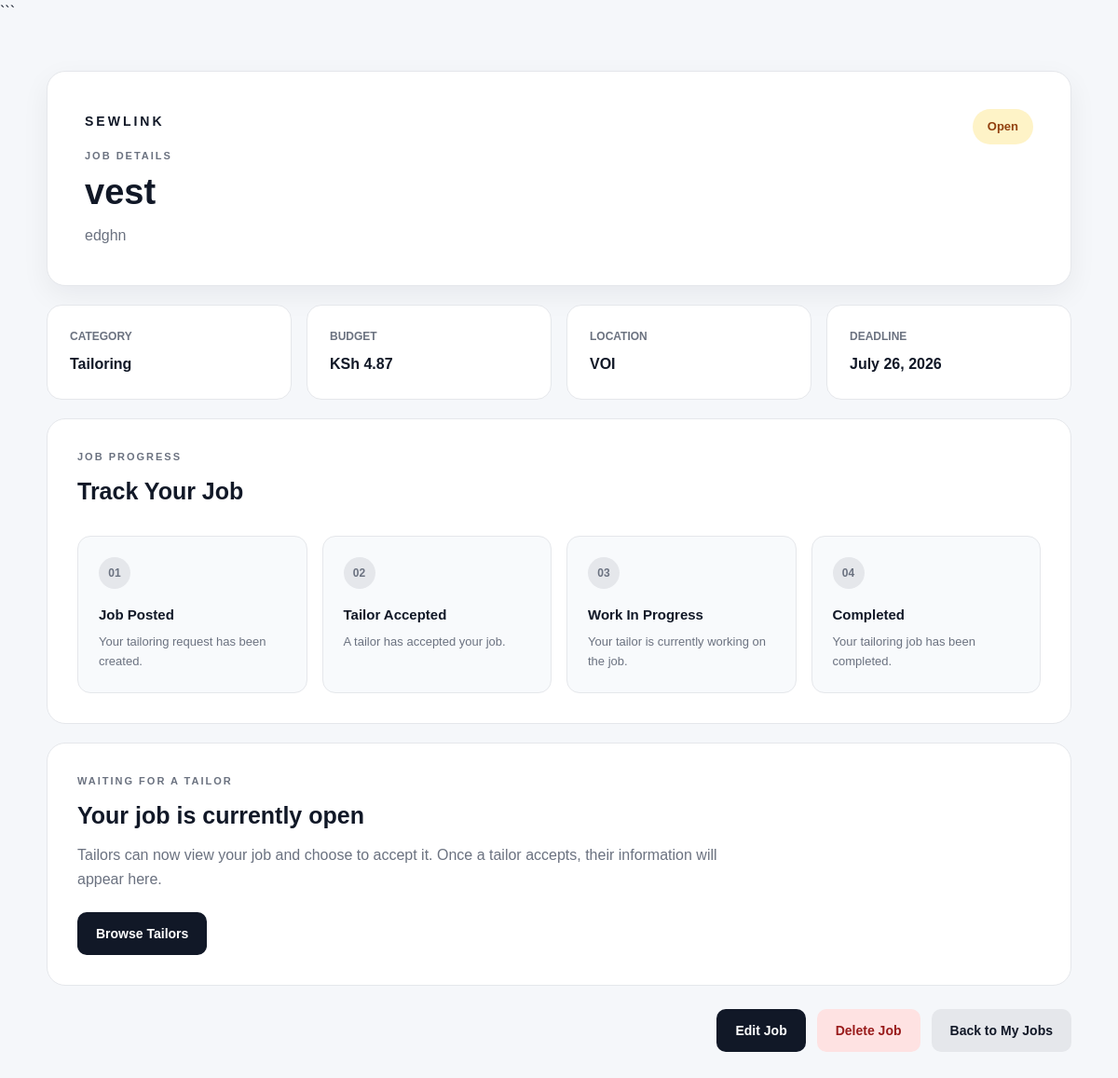
Before: /jobs/8/ (signed in) with the older database file.
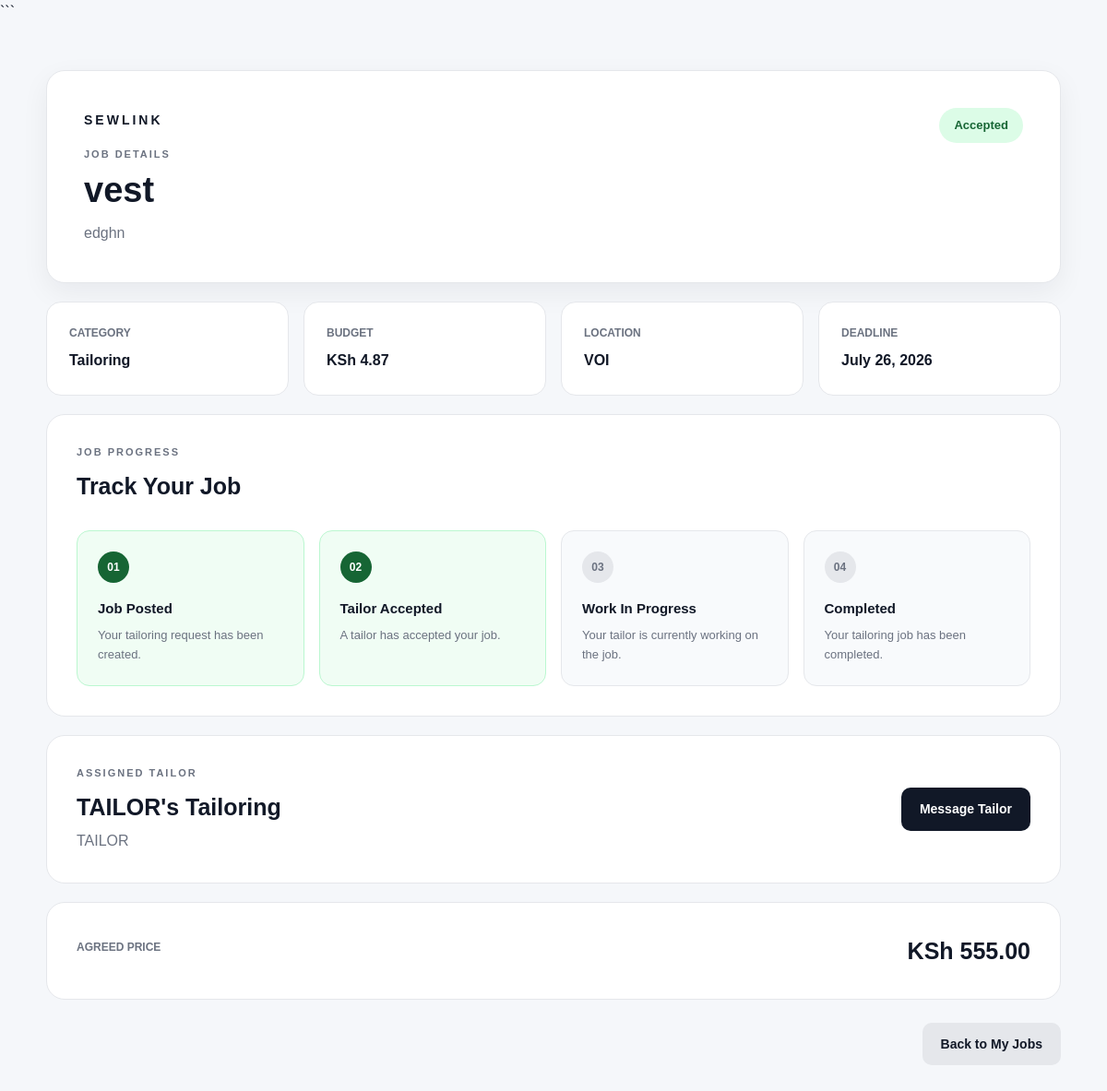
After: the same page with the newer database file.
### JobApp/models.py (models this page shows, shortened)
class Job(models.Model):
    CATEGORY_CHOICES = [
        ('tailoring', 'Tailoring'),
        ('alteration', 'Clothing Alteration'),
        ('repair', 'Clothing Repair'),
        ('embroidery', 'Embroidery'),
        ('design', 'Clothing Design'),
        ('other', 'Other'),
    ]
    STATUS_CHOICES = [
        ('open', 'Open'),
        ('pending', 'Pending'),
        ('accepted', 'Accepted'),
        ('rejected', 'Rejected'),
        ('in_progress', 'In Progress'),
        ('completed', 'Completed'),
        ('cancelled', 'Cancelled'),
    ]
    customer = models.ForeignKey(
        CustomerProfile,
        on_delete=models.CASCADE,
        related_name='jobs'
    )
    tailor = models.ForeignKey(
        TailorProfile,
        on_delete=models.SET_NULL,
        null=True,
        blank=True,
        related_name='jobs'
    )
    service = models.ForeignKey(
        Service,
        on_delete=models.SET_NULL,
        null=True,
        blank=True,
        related_name='jobs'
    )
    title = models.CharField(max_length=200)
    description = models.TextField()
    category = models.CharField(
        max_length=30,
        choices=CATEGORY_CHOICES,
        default='tailoring'
    )
    budget = models.DecimalField(
        max_digits=10,
        decimal_places=2,
        null=True,
        blank=True
    )
    agreed_price = models.DecimalField(
        max_digits=10,
        decimal_places=2,
        null=True,
        blank=True
    )
    deadline = models.DateField(
        null=True,
        blank=True
    )
    requested_date = models.DateField(
        null=True,
        blank=True
    )
    location = models.CharField(
        max_length=150
    )
    reference_image = models.ImageField(
        upload_to='job_references/',
        blank=True,
        null=True
    )
    status = models.CharField(
        max_length=20,
        choices=STATUS_CHOICES,
        default='open'
    )
    created_at = models.DateTimeField(
        auto_now_add=True
    )
    updated_at = models.DateTimeField(
        auto_now=True
    )

### TailorApp/models.py (models this page shows, shortened)
class TailorProfile(models.Model):
    user = models.OneToOneField(User, on_delete=models.CASCADE, related_name='tailor_profile')
    business_name = models.CharField(max_length=150)
    full_name = models.CharField(max_length=150)
    phone = models.CharField(max_length=20)
    location = models.CharField(max_length=150)
    profile_picture = models.ImageField(upload_to='tailor_profiles/', blank=True, null=True)
    bio = models.TextField(blank=True)
    experience_years = models.PositiveIntegerField(default=0)
    skills = models.ManyToManyField(Skill, blank=True, related_name='tailors')
    is_verified = models.BooleanField(default=False)
    is_available = models.BooleanField(default=True)
    created_at = models.DateTimeField(auto_now_add=True)
    updated_at = models.DateTimeField(auto_now=True)

### JobApp/views.py (the view)
# urls.py: path('<int:pk>/', views.job_detail, name='job_detail'),
@login_required
def job_detail(request, pk):
    customer = get_object_or_404(CustomerProfile, user=request.user)
    job = get_object_or_404(Job, pk=pk, customer=customer)
    return render(request, 'JobApp/job_detail.html', {
        'job': job,
        'customer': customer,
    })

### JobApp/templates/JobApp/job_detail.html (shortened to what the changed rows need)
{% load static %}
<!DOCTYPE html>
<html lang="en">
<head>
    <link rel="stylesheet" href="{% static 'css/job_detail.css' %}">
</head>
<body>
<main class="container">
    <header class="header">
        <div>
            <span class="brand">SEWLINK</span>
            <p class="eyebrow">JOB DETAILS</p>
            <h1>{{ job.title }}</h1>
            <p class="description">{{ job.description }}</p>
        </div>
        <strong class="status status-{{ job.status }}">
            {{ job.get_status_display }}
        </strong>
    </header>
    <section class="details">
        <div class="detail-card">
            <small>Category</small>
            <p>{{ job.get_category_display }}</p>
        </div>
        <div class="detail-card">
            <small>Budget</small>
            <p>{% if job.budget %}KSh {{ job.budget }}{% else %}Negotiable{% endif %}</p>
        </div>
        <div class="detail-card">
            <small>Location</small>
            <p>{{ job.location }}</p>
        </div>
        <div class="detail-card">
            <small>Deadline</small>
            <p>{{ job.deadline|default:"Not specified" }}</p>
        </div>
    </section>
    <section class="progress-section">
        <div class="section-heading">
            <h2>Track Your Job</h2>
        </div>
        <div class="progress">
            <div class="progress-step {% if job.status != 'open' %}completed{% endif %}">
                <span>01</span>
                <div>
                    <strong>Job Posted</strong>
                    <p>Your tailoring request has been created.</p>
                </div>
            </div>
            <div class="progress-step {% if job.status == 'accepted' or job.status == 'in_progress' or job.status == 'completed' %}completed{% endif %}">
                <span>02</span>
                <div>
                    <strong>Tailor Accepted</strong>
                    <p>A tailor has accepted your job.</p>
                </div>
            </div>
        </div>
    </section>
    {% if job.tailor %}
        <section class="tailor-section">
            <div>
                <p class="eyebrow">ASSIGNED TAILOR</p>
                <h2>{{ job.tailor.business_name }}</h2>
                <p class="tailor-name">{{ job.tailor.full_name }}</p>
            </div>
            <div class="tailor-actions">
    <a href="{% url 'MessagingApp:start_conversation' job.tailor.id %}" class="message-button">
        Message Tailor
    </a>
</div>
        </section>
    {% else %}
        <section class="waiting-section">
            <p class="eyebrow">WAITING FOR A TAILOR</p>
            <h2>Your job is currently open</h2>
            <p>
                Tailors can now view your job and choose to accept it.
                Once a tailor accepts, their information will appear here.
            </p>
            <a href="{% url 'CustomerApp:tailor_search' %}" class="browse-button">
                Browse Tailors
            </a>
        </section>
    {% endif %}
    {% if job.agreed_price %}
        <section class="price-section">
            <div>
                <small>Agreed Price</small>
                <strong>KSh {{ job.agreed_price }}</strong>
            </div>
        </section>
    {% endif %}
    <div class="actions">
        {% if job.status == 'open' or job.status == 'pending' %}
            <a href="{% url 'JobApp:job_update' job.pk %}" class="edit">
                Edit Job
            </a>
            <a href="{% url 'JobApp:job_delete' job.pk %}" class="delete">
                Delete Job
            </a>
        {% endif %}
        <a href="{% url 'JobApp:job_list' %}" class="back">
            Back to My Jobs
        </a>
    </div>
</main>
</body>
</html>

Changed rows visible on the page:
changed Job "vest": status "Open" → "Accepted"; tailor_id empty → 3 (drawn); tailor.business_name (not shown) → "TAILOR's Tailoring"; tailor.full_name (not shown) → "TAILOR"; agreed_price (not shown) → "555.00"
Other visible differences:
text no longer shown: "WAITING FOR A TAILOR Your job is currently open Tailors can now view your job and choose to accept it. Once a tailor accepts, their information will appear here. Browse Tailors Edit Job Delete Job"
text now shown: "ASSIGNED TAILOR Message Tailor AGREED PRICE KSh"
